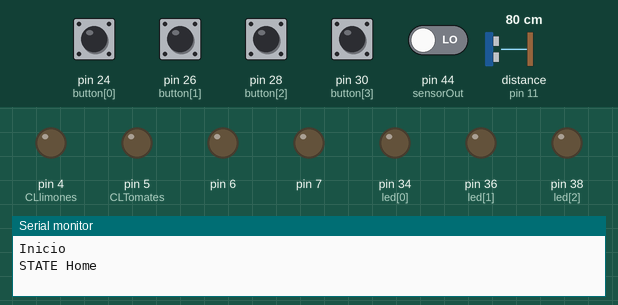
This sketch was run on a simulated Arduino Mega 2560, built with avr-gcc and run on an emulated ATmega2560. Shown: output pins drawn as LEDs (lit = HIGH), the last lines printed to the serial monitor. Inputs (shaded band) come from the test bench; at power-on: pin 24 (button[0]), pin 26 (button[1]), pin 28 (button[2]), pin 30 (button[3]) HIGH, pin 44 (sensorOut) LOW, distance to the obstacle (sensor on pin 11) 80 cm. The echo pulse lasts 58.3 µs per cm; random numbers use the default seed unless the sketch sets one; pins used as bus, display or sensor lines are not drawn.

Above: at 0.1 s.
At 2.3 s:
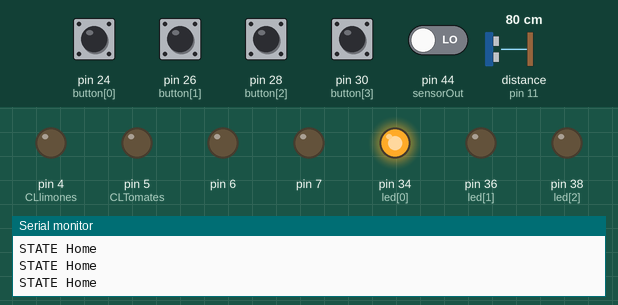
2.4 s: pin 26 (button[1]) pulled LOW for 0.65 s
At 5.2 s:
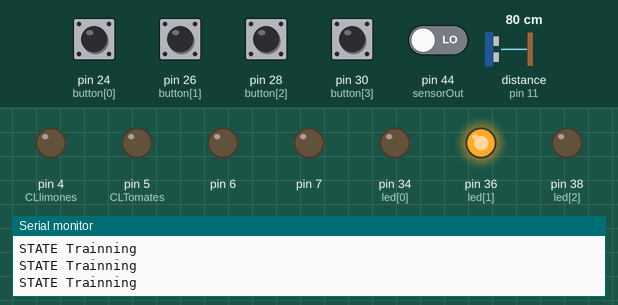
5.5 s: pin 30 (button[3]) pulled LOW for 0.65 s
Timing chart, 0 to 8.5 s (numbered marks = the images above; inputs shaded):
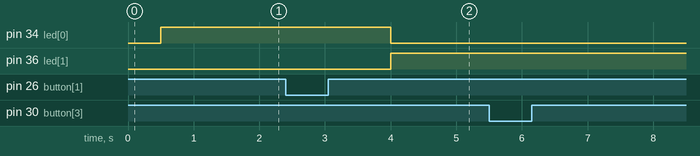

The sketch:

Perceptron2.ino
```cpp
#include "Perceptron.h"

perceptron MyPerceptron(3); //Tres entradas más el bias

#define N 5 //Número de frutas
const int EchoPin = 11;
const int TriggerPin = 12;

#define CLlimones 4
#define CLTomates 5

#define S0 43 //Naranja
#define S1 45 //Morado
#define S2 40 //Azul
#define S3 42 //Café
#define sensorOut 44 //Amarillo

/*+++++++++++++++++++++++*/
#define S_HOME 0
#define S_TRAINNING 1
#define S_TEST 2

uint8_t state = S_HOME ; // Estado Actual, lo colocamos en home

#define BTN_HOME 0
#define BTN_TRAINNING 1
#define BTN_TEST 2
#define BTN_NEW 3


uint8_t button[6] = {
  24,
  26,
  28,
  30
 };

uint8_t led[4] = {
  34,
  36,
  38,
  40

  };

uint8_t button_estate[6];

uint8_t flancoSubida(int btn) {
  uint8_t valor_nuevo = digitalRead(button[btn]);
  uint8_t result = button_estate[btn]!=valor_nuevo && valor_nuevo == 1;
  button_estate[btn] = valor_nuevo;
  return result;
}

int Data[N][3];
float Pesos[] = {0,0,0,0,0};

int X[3] = { 0 };

void setup() {
  Serial.begin(9600);
  Serial.println("Inicio");
  Serial.println();

  pinMode(6, OUTPUT);
  pinMode(7, OUTPUT);
  pinMode(TriggerPin, OUTPUT);
  pinMode(EchoPin, INPUT);

  pinMode(CLlimones, OUTPUT);
  pinMode(CLTomates,OUTPUT);

  pinMode(S0, OUTPUT);
  pinMode(S1, OUTPUT);
  pinMode(S2, OUTPUT);
  pinMode(S3, OUTPUT);
  pinMode(sensorOut, INPUT);

  // Setting frequency scaling to 20%
  digitalWrite(S0,HIGH);
  digitalWrite(S1,LOW);


  pinMode(button[BTN_HOME],INPUT_PULLUP);
  pinMode(button[BTN_TEST],INPUT_PULLUP);
  pinMode(button[BTN_TRAINNING],INPUT_PULLUP);
  pinMode(button[BTN_NEW],INPUT_PULLUP);

  for(int i = 0; i < 4; i++){
      pinMode(led[i],OUTPUT);
      digitalWrite(led[i],LOW);
    }


  button_estate[0] = HIGH; //Resistencias como PULLUP
  button_estate[1] = HIGH;
  button_estate[2] = HIGH;
  button_estate[3] = HIGH;

}

void loop() {

  switch(state){
    case S_HOME:/*Inicio Home*/
    Serial.println("STATE Home");
    delay(500);

    digitalWrite(led[0],HIGH);
    digitalWrite(led[1],LOW);
    digitalWrite(led[2],LOW);
    digitalWrite(led[3],LOW);


      if (flancoSubida(BTN_TRAINNING)){
          state = S_TRAINNING;

          break;

        }

       if (flancoSubida(BTN_TEST)){
           state = S_TEST;
            break;

        }

        if (flancoSubida(BTN_NEW)){
             for (int i = 0; i <N; i++) {
              for (int j = 0; j < 2; j++) {
                  Serial.print("  ");
                  Serial.print(Data[i][j]);
              }
              Serial.println();
           }

          Serial.println();
          delay(3000);
            state = S_HOME;
            break;
          }


        break; /*Fin Home*/

    case S_TRAINNING: /*Inicio Trainning*/


      Serial.println("STATE Trainning");
      delay(500);

      digitalWrite(led[0],LOW);
      digitalWrite(led[1],HIGH);
      digitalWrite(led[2],LOW);
      digitalWrite(led[3],LOW);

       if (flancoSubida(BTN_HOME)){
           state = S_HOME;
            break;
        }

       if (flancoSubida(BTN_NEW)){
          state = S_TRAINNING;
          getData(); //Aquirir datos
          MyPerceptron.randomize();


          break;
        }

    break;

    case S_TEST:

      Serial.println("STATE Test");
      delay(500);

      digitalWrite(led[0],LOW);
      digitalWrite(led[1],LOW);
      digitalWrite(led[2],HIGH);
      digitalWrite(led[3],LOW);

       if (flancoSubida(BTN_HOME)){
           state = S_HOME;
            break;

        }
         if (flancoSubida(BTN_NEW)){

           for (int i = 0; i <N; i++) {
              for (int j = 0; j < 3; j++) {
                  Serial.print("  ");
                  Serial.print(Data[i][j]);
              }
              Serial.println();
           }

          Serial.println();

            MyPerceptron.inputs[0] = ping(TriggerPin,EchoPin);;
            MyPerceptron.inputs[1] = color();
            if (MyPerceptron.inputs[0] <= 8){
                MyPerceptron.inputs[2] = 1;}
                else{
                MyPerceptron.inputs[2] = -1;
                }

          float guess = MyPerceptron.feedForward();


        if (MyPerceptron.inputs[2] == 1) {
            Serial.println("Manzana");
            digitalWrite(7, HIGH);
            digitalWrite(6, LOW);
            }
        else {
            Serial.println("Limon");
            digitalWrite(7, LOW);
            digitalWrite(6, HIGH);
            }

          state = S_TEST;
          break;
        }


    break;


  }


}


uint8_t getData(){

  for(int Nobjeto = 0; Nobjeto < N ; Nobjeto++){

     Data[Nobjeto][0] = ping(TriggerPin,EchoPin);
     Data[Nobjeto][1] = color();
     if (Data[Nobjeto][0] <= 8){
      Data[Nobjeto][2] = 1;}
     else{
      Data[Nobjeto][2] = -1;
      }


     Serial.println("Tenemos: ");
     Serial.print(Data[Nobjeto][0]);
     Serial.print(" ");
     Serial.print(Data[Nobjeto][1]);
     Serial.print(" ");
     Serial.print(Data[Nobjeto][2]);
     Serial.println();
     digitalWrite(led[3],HIGH);
     delay(5000);
     digitalWrite(led[3],LOW);

    }

  }

int ping(int TriggerPin, int EchoPin) {
   long duration, distanceCm;

   digitalWrite(TriggerPin, LOW);  //para generar un pulso limpio ponemos a LOW 4us
   delayMicroseconds(4);
   digitalWrite(TriggerPin, HIGH);  //generamos Trigger (disparo) de 10us
   delayMicroseconds(10);
   digitalWrite(TriggerPin, LOW);

   duration = pulseIn(EchoPin, HIGH);  //medimos el tiempo entre pulsos, en microsegundos

   distanceCm = duration * 10 / 292/ 2;   //convertimos a distancia, en cm
   return distanceCm;
}

uint8_t color()
{
  uint8_t redColor = 0;
  uint8_t greenColor = 0;
  uint8_t redFrequency = 0;
  uint8_t greenFrequency = 0;
  // Setting RED (R) filtered photodiodes to be read
  digitalWrite(S2,LOW);
  digitalWrite(S3,LOW);

  redFrequency = pulseIn(sensorOut, LOW);
  redColor = map(redFrequency, 47, 248, 255,0);

   // Setting GREEN (G) filtered photodiodes to be read
  digitalWrite(S2,HIGH);
  digitalWrite(S3,HIGH);

  greenFrequency = pulseIn(sensorOut, LOW);
  greenColor = map(greenFrequency, 124, 424, 255, 0);

  if(redColor > greenColor ){
      return redColor;
  }

   if(greenColor > redColor){
    return greenColor;
  }
  }
```

Perceptron.h
```cpp
class perceptron
{

    const float c = 0.008;//constante de aprendizaje

  public:
    //Vectores para los pensos y entradas
    float* inputs;
    float* weights;
    int n; //numero de entradas

    perceptron(int ninputs) {
      n = ninputs;
      inputs = new float[n]; //Se crea el vector de tamaño n
      weights = new float[n];
      inputs[n - 1] = 1;//bias
      for (int i = 0; i < n; i++) {
        //Los pesos son a azar entre -1 y 1
        weights[i] = (float)random(-1000, 1000) / 1000;
      }
    }

    //reset weights to random values
    void randomize() {
      for (int i = 0; i < n; i++) {
        // The weights are picked randomly to start.
        weights[i] = (float)random(-1000, 1000) / 1000;
      }
    }

    //training function
    void train(int desired, float guess) {
      float error = desired - guess;
      for (int i = 0; i < n; i++) {
        weights[i] += c * error * inputs[i];
      }
    }

    //forward function
    float feedForward() {
      float sum = 0;
      for (int i = 0; i < n; i++) {
        sum += inputs[i] * weights[i];
      }

      return activate(sum);
    }


   float weightedSum() {
      float sum = 0;
      for (int i = 0; i < n; i++) {
        sum += inputs[i] * weights[i];
      }

      return sum;
    }


  private:
    //activation function
    int activate(float sum) {
      //regresa 1 si es positivo, -1 si negativo.
      if (sum > 0) {
        return 1;
      }
      else {
        return -1;
      }
    }


};
```

Measured:
- after the input at 2.4 s, pin 34 (led[0]): HIGH → LOW after 1.6 s; pin 36 (led[1]): LOW → HIGH after 1.6 s
